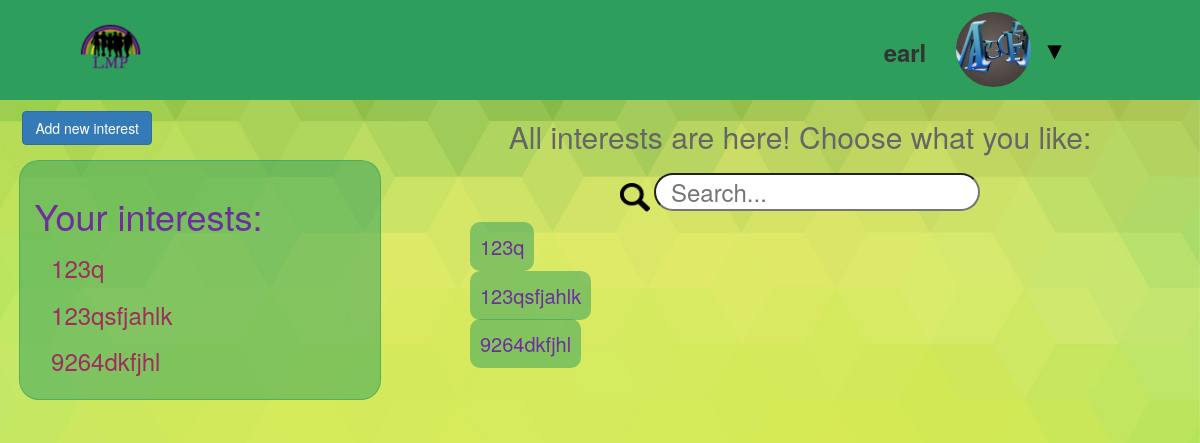
Page / (signed in) on the earlier database version.
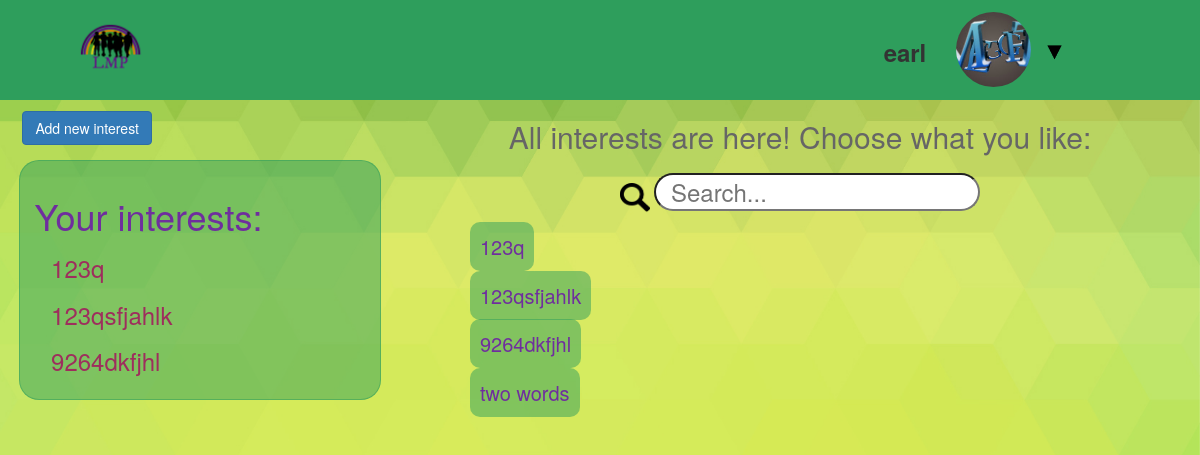
Same page on the later database version.
### interests/models.py (models this page shows, shortened)
class Interest(models.Model):
	name = models.CharField(max_length=100)
	description = models.TextField(blank=True)
	users = models.ManyToManyField(User)
	url = models.CharField(max_length=200)

### default/views.py (the view)
# urls.py: url(r'^$', views.home, name='home'),
@login_required
def home(request):
	interests_list = Interest.objects.order_by('name')
	for interest in interests_list:
		interest.url = interest.name.replace(' ', '_')
	user_interests_list = Interest.objects.filter(users=request.user).order_by('name')
	for interest in user_interests_list:
		interest.url = interest.name.replace(' ', '_')
	context = {
		'interests': interests_list,
		'user_interests': user_interests_list,
	}
	return render(request, 'default/home.html', context)

### default/templates/default/home.html (shortened to what this page needs)
{% extends 'base.html' %}
{% load static %}
{% block content %}
	{% if user.is_authenticated %}
		<div class="container-fluid text-center">
			<div class="row">
				<div id="navbar" class="col-lg-12">
					<div class="col-lg-2">
						<a href="/"><img class="logo" src="{% static 'images/logo.png' %}" alt=""></a>
					</div>
					<div class="col-lg-5">
					</div>
					<div class="col-lg-5">
						<div class="col-lg-6 text-right">
							<div class="username">{{ user.username }}</div>
						</div>
						<div class="col-lg-2">
							{% if user.userprofile.avatar == '' %}
								<img class="avatar" src="{% static 'images/default_avatar.png' %}" alt="">
							{% else %}
								<img class="avatar" src="/media/{{ user.userprofile.avatar }}" alt="">
							{% endif %}
						</div>
						<div class="col-lg-4 text-left dropdown">
 							<img class="dropbtn" src="{% static 'images/triangle.png' %}" alt="">
						</div>
					</div>
				</div>
				<div class="col-lg-4 text-left">
					<a href="/newinterest/" class="btn btn-primary btn-add">Add new interest</a>
					<div class="user-interests">
						<h2>Your interests:</h2>
							{% if user_interests %}
								{% for item in user_interests %}
									<h3><a class="interest-link" href="/interest/{{ item.url }}">{{ item.name }}</a></h3>
								{% endfor %}
							{% endif %}
					</div>
				</div>
				<div class="col-lg-8">
					<h2 class="home-title">All interests are here! Choose what you like:</h2>
 					<div id="search-bar">
						<img src="{% static 'images/search-loop.png' %}" alt="">
						<input type="text" id="search-box" onkeyup="myFunction()" name="serach" placeholder="Search...">
					</div>
					<div class="col-lg-12 text-left">
						{% if interests %}
							<ul id="myUL">
							{% for item in interests %}
								<li><a href="/interest/{{ item.url }}">{{ item.name }}</a></li>
							{% endfor %}
							</ul>
						{% endif %}
					</div>
				</div>
			</div>
		</div>
	{% endif %}
{% endblock %}

Differences in the rows shown:
added Interest: name "two words", shown under "All interests are here! Choose what you like:"
